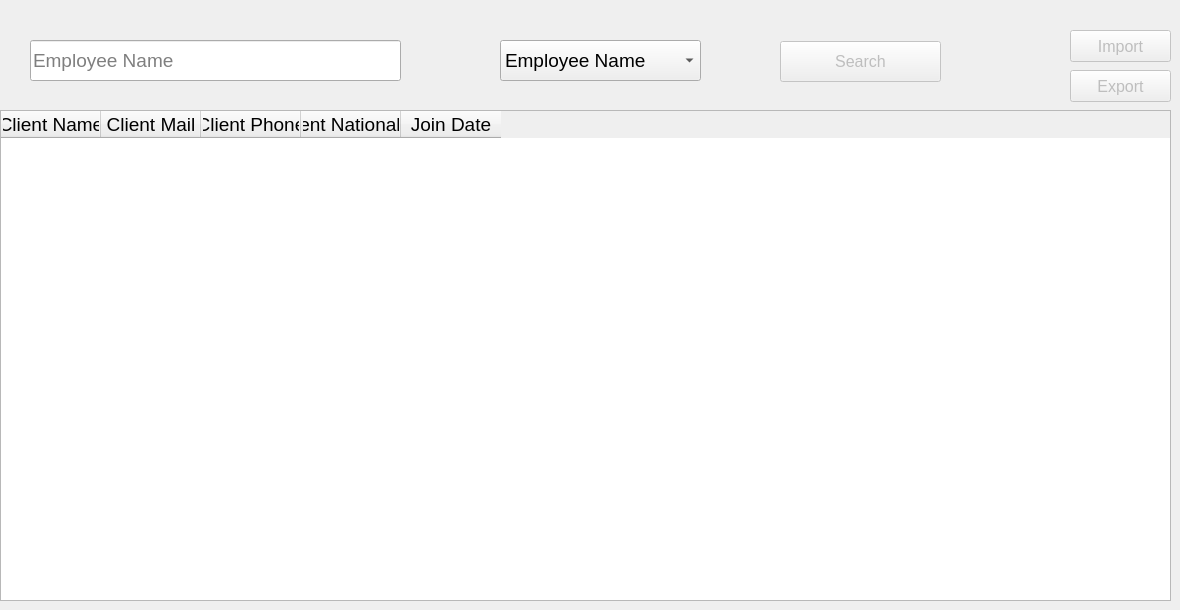
                <widget class="QWidget" name="tab_17">
                 <attribute name="title">
                  <string>All Employees</string>
                 </attribute>
                 <widget class="QTableWidget" name="tableWidget_5">
                  <property name="geometry">
                   <rect>
                    <x>0</x>
                    <y>110</y>
                    <width>1171</width>
                    <height>491</height>
                   </rect>
                  </property>
                  <property name="font">
                   <font>
                    <pointsize>20</pointsize>
                   </font>
                  </property>
                  <column>
                   <property name="text">
                    <string>Client Name</string>
                   </property>
                   <property name="font">
                    <font>
                     <family>Segoe UI</family>
                     <pointsize>14</pointsize>
                    </font>
                   </property>
                  </column>
                  <column>
                   <property name="text">
                    <string>Client Mail</string>
                   </property>
                   <property name="font">
                    <font>
                     <pointsize>14</pointsize>
                    </font>
                   </property>
                  </column>
                  <column>
                   <property name="text">
                    <string>Client Phone</string>
                   </property>
                   <property name="font">
                    <font>
                     <pointsize>14</pointsize>
                    </font>
                   </property>
                  </column>
                  <column>
                   <property name="text">
                    <string>Client National ID</string>
                   </property>
                   <property name="font">
                    <font>
                     <pointsize>14</pointsize>
                    </font>
                   </property>
                  </column>
                  <column>
                   <property name="text">
                    <string>Join Date</string>
                   </property>
                   <property name="font">
                    <font>
                     <pointsize>14</pointsize>
                    </font>
                   </property>
                  </column>
                 </widget>
                 <widget class="QPushButton" name="pushButton_24">
                  <property name="enabled">
                   <bool>false</bool>
                  </property>
                  <property name="geometry">
                   <rect>
                    <x>780</x>
                    <y>41</y>
                    <width>161</width>
                    <height>41</height>
                   </rect>
                  </property>
                  <property name="font">
                   <font>
                    <pointsize>12</pointsize>
                   </font>
                  </property>
                  <property name="text">
                   <string>Search</string>
                  </property>
                 </widget>
                 <widget class="QLineEdit" name="lineEdit_22">
                  <property name="geometry">
                   <rect>
                    <x>30</x>
                    <y>40</y>
                    <width>371</width>
                    <height>41</height>
                   </rect>
                  </property>
                  <property name="font">
                   <font>
                    <family>Segoe UI</family>
                    <pointsize>14</pointsize>
                   </font>
                  </property>
                  <property name="placeholderText">
                   <string>Employee Name</string>
                  </property>
                 </widget>
                 <widget class="QComboBox" name="comboBox_22">
                  <property name="geometry">
                   <rect>
                    <x>500</x>
                    <y>40</y>
                    <width>201</width>
                    <height>41</height>
                   </rect>
                  </property>
                  <property name="font">
                   <font>
                    <family>Segoe UI</family>
                    <pointsize>14</pointsize>
                   </font>
                  </property>
                  <item>
                   <property name="text">
                    <string>Employee Name</string>
                   </property>
                  </item>
                  <item>
                   <property name="text">
                    <string>Employee Mail</string>
                   </property>
                  </item>
                  <item>
                   <property name="text">
                    <string>Employee Phone</string>
                   </property>
                  </item>
                  <item>
                   <property name="text">
                    <string>Employee National ID</string>
                   </property>
                  </item>
                 </widget>
                 <widget class="QPushButton" name="pushButton_18">
                  <property name="enabled">
                   <bool>false</bool>
                  </property>
                  <property name="geometry">
                   <rect>
                    <x>1070</x>
                    <y>30</y>
                    <width>101</width>
                    <height>32</height>
                   </rect>
                  </property>
                  <property name="font">
                   <font>
                    <pointsize>12</pointsize>
                   </font>
                  </property>
                  <property name="text">
                   <string>Import</string>
                  </property>
                 </widget>
                 <widget class="QPushButton" name="pushButton_25">
                  <property name="enabled">
                   <bool>false</bool>
                  </property>
                  <property name="geometry">
                   <rect>
                    <x>1070</x>
                    <y>70</y>
                    <width>101</width>
                    <height>32</height>
                   </rect>
                  </property>
                  <property name="font">
                   <font>
                    <pointsize>12</pointsize>
                   </font>
                  </property>
                  <property name="text">
                   <string>Export</string>
                  </property>
                 </widget>
                </widget>
